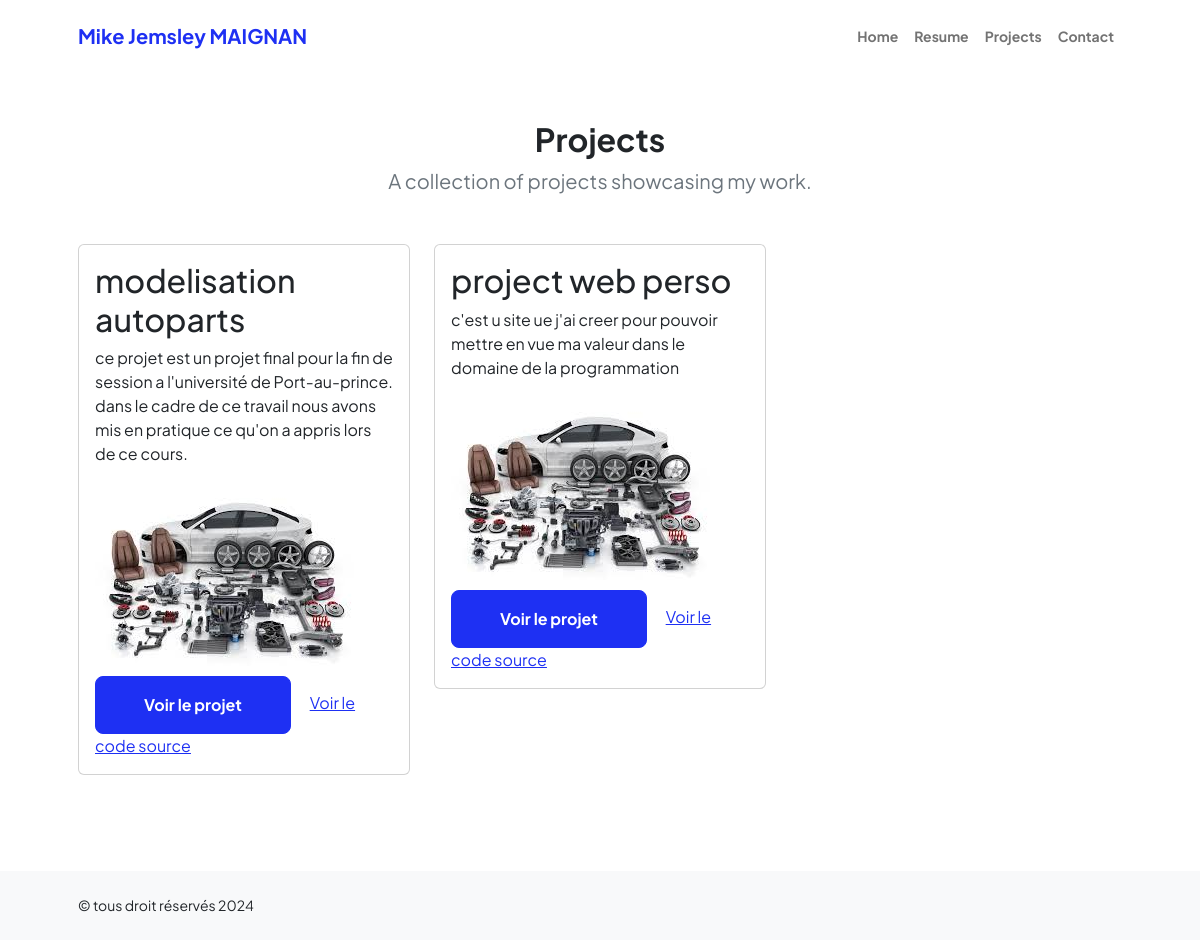
/projects/, run on the app's committed database.
### index/models.py (models this page shows, shortened)
class Project(models.Model):
    title = models.CharField(max_length=200)
    description = models.TextField()
    link = models.URLField()
    image = models.ImageField(upload_to='media')
    source_code = models.URLField()

### index/views.py (the view)
# urls.py: path('projects/', views.projects, name='projects'),
def projects(request):
    projects = Project.objects.all()
    return render(request, 'tproject.html',{'projects':projects})

### index/templates/tproject.html (shortened to what this page needs)
{% extends "base.html" %}
{% block content %}
<section class="py-5">
    <div class="container px-5">
        <div class="row gx-5 justify-content-center">
            <div class="col-lg-8 col-xl-6">
                <div class="text-center">
                    <h2 class="fw-bolder">Projects</h2>
                    <p class="lead fw-normal text-muted mb-5">A collection of projects showcasing my work.</p>
                </div>
            </div>
        </div>
        <div class="row">
            {% for project in projects %}
            <div class="col-lg-4 mb-5">
                <div class="card">
                    <div class="card-body">
                        <h2>{{ project.title }}</h2>
                        <p>{{ project.description }}</p>
                        <img src="{{ project.image.url }}" alt="{{ project.title }}" class="img-fluid">
                        <a class="btn btn-primary btn-lg px-5 py-3 me-sm-3 fs-6 fw-bolder" href="{{ project.link }}">Voir le projet</a>
                        <a href="{{ project.source_code }}">Voir le code source</a>
                    </div>
                </div>
            </div>
            {% empty %}
            <p>No projects found.</p>
            {% endfor %}
        </div>
    </div>
</section>
{% endblock %}

### index/templates/base.html (shortened to what this page needs)
{% load static %}
<!DOCTYPE html>
<html lang="en">
<head>
    <link href="https://cdn.jsdelivr.net/npm/bootstrap-icons@1.8.1/font/bootstrap-icons.css" rel="stylesheet" />
    <link href="{% static 'css/styles.css' %}" rel="stylesheet" />
</head>
<body class="d-flex flex-column h-100">
    <main class="flex-shrink-0">
        <nav class="navbar navbar-expand-lg navbar-light bg-white py-3">
            <div class="container px-5">
                <a class="navbar-brand" href="{% url 'index' %}"><span class="fw-bolder text-primary">Mike Jemsley MAIGNAN</span></a>
                <div class="collapse navbar-collapse" id="navbarSupportedContent">
                    <ul class="navbar-nav ms-auto mb-2 mb-lg-0 small fw-bolder">
                        <li class="nav-item"><a class="nav-link" href="{% url 'index' %}">Home</a></li>
                        <li class="nav-item"><a class="nav-link" href="{% url 'resume' %}">Resume</a></li>
                        <li class="nav-item"><a class="nav-link" href="{% url 'projects' %}">Projects</a></li>
                        <li class="nav-item"><a class="nav-link" href="{% url 'contact' %}">Contact</a></li>
                    </ul>
                </div>
            </div>
        </nav>
        {% block content %}{% endblock %}
    </main>
    <footer class="bg-light py-4 mt-auto">
        <div class="container px-5">
            <div class="row align-items-center justify-content-between flex-column flex-sm-row">
                <div class="col-auto">
                    <div class="small m-0">© tous droit réservés 2024</div>
                </div>
            </div>
        </div>
    </footer>
</body>
</html>

### data on the page
Project: title "modelisation autoparts", description "ce projet est un projet final pour la fin de session a l'université de Port-au-prince. dans le cadre de ce travail nous avons mis en pratique ce qu'on a appris lors de ce cours.", image (picture)
Project: title "project web perso", description "c'est u site ue j'ai creer pour pouvoir mettre en vue ma valeur dans le domaine de la programmation", image (picture)
